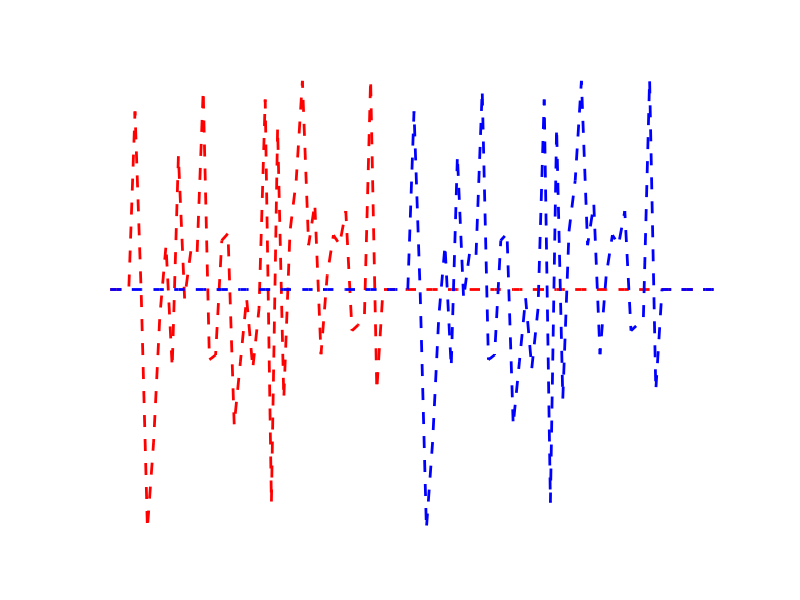
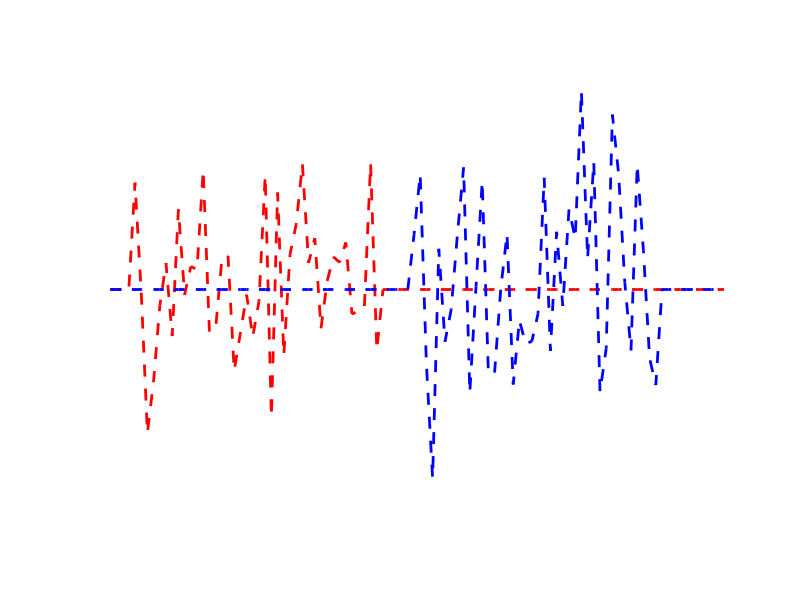
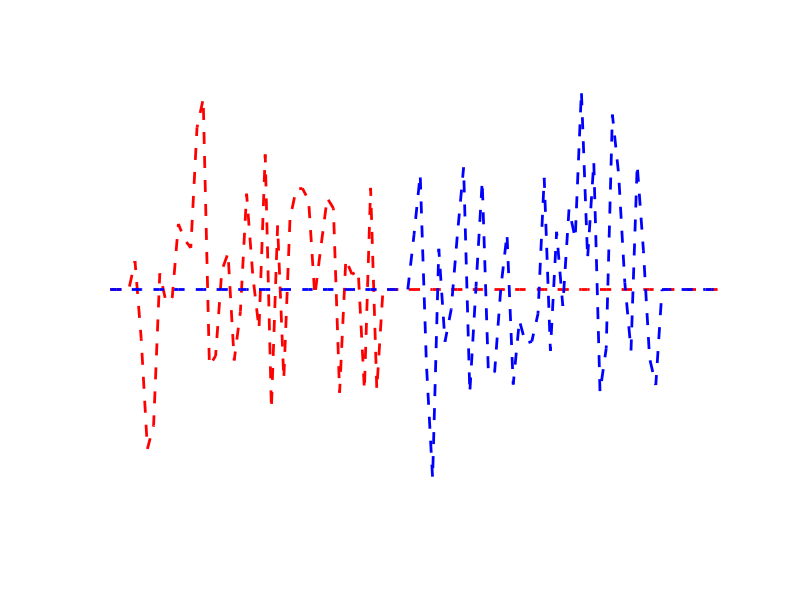

These figures' MATLAB source, in order:

clf

L = 40;
Big = 100;
Diff = 5;
X = 2.5;

signal1 = zeros(Big, 1);
signal2 = zeros(Big, 1);
signal3 = zeros(Big, 1);
signal4 = zeros(Big, 1);

signal1(Diff  :  L+Diff-1) = normrnd(0, X, L, 1);
signal2(L+2*Diff:2*L+2*Diff-1) = signal1(Diff : L+Diff-1);
signal3(Diff  :  L+Diff-1) = signal1(Diff  :  L+Diff-1) + normrnd(0, X, L, 1);
signal4(L+2*Diff:2*L+2*Diff-1) = signal1(Diff : L+Diff-1) + normrnd(0, X, L, 1);

figure(2)
hold on
plot(1:Big, signal1, '--r', 'LineWidth', 2), axis off
plot(1:Big, signal2, '--b', 'LineWidth', 2), axis off

figure(3)
hold on
plot(1:Big, signal1, '--r', 'LineWidth', 2), axis off
plot(1:Big, signal4, '--b', 'LineWidth', 2), axis off

figure(4)
hold on
plot(1:Big, signal3, '--r', 'LineWidth', 2), axis off
plot(1:Big, signal4, '--b', 'LineWidth', 2), axis off
hold off